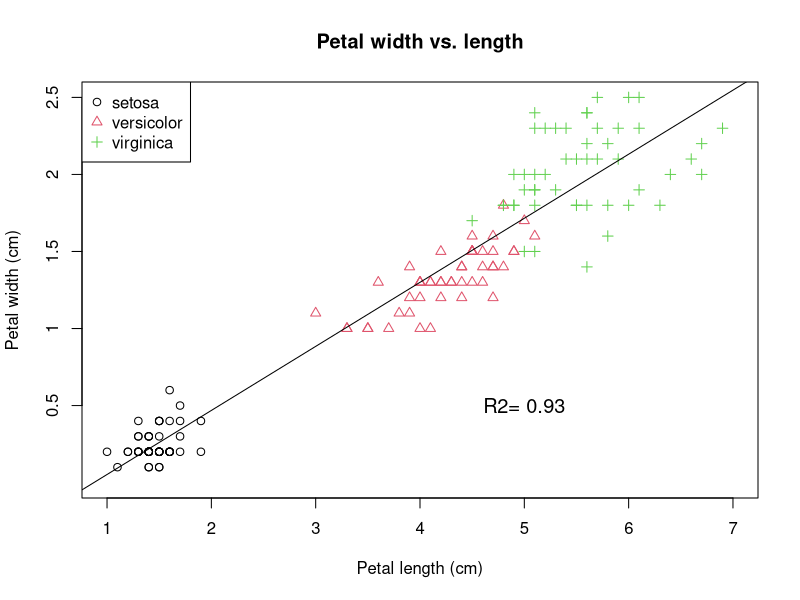

R code for this plot:
## ---- chunk 1
knitr::opts_chunk$set(echo = TRUE)
## ---- chunk 2
data(iris)

pch_values <- c(1, 2, 3) # assigning different pch symbols 
species_pch <- as.numeric(factor(iris$Species))  # matching pch symbols to species

pdf(file = "Practice 4.1.pdf", paper = "A4", width = 8, height = 6)

# Plotting! 
plot(iris$Petal.Length, iris$Petal.Width, 
     xlim = c(1, 7),
     ylim = c(0, 2.5),
     yaxt = "n", # disable default y-axis
     main = "Petal width vs. length", 
     xlab = "Petal length (cm)", 
     ylab = "Petal width (cm)", 
     pch = pch_values[species_pch],  
     col = iris$Species)  

axis(2, at = seq(0.5, 2.5, by = 0.5), 
     labels = seq(0.5, 2.5, by = 0.5))  # custom y-axis ticks

# linear regression model
lm_model <- lm(Petal.Width~Petal.Length, data = iris)
abline(lm_model, col = "black", lwd = 1)

r_squared <- summary(lm_model)$r.squared
text(5, 0.5, paste("R2=", round(r_squared, 2)), col = "black", cex = 1.2) # coordinate as plot location 

# thats a R2

# legend
legend("topleft", 
       legend = levels(iris$Species), 
       col = 1:3, 
       pch = pch_values)

# export plot as pdf 
dev.off()
getwd()
setwd("/Users/riversung/NTU/113-1 Fall 2024/Ocean5098 R/Rclass_Fall2024/Graphics")
